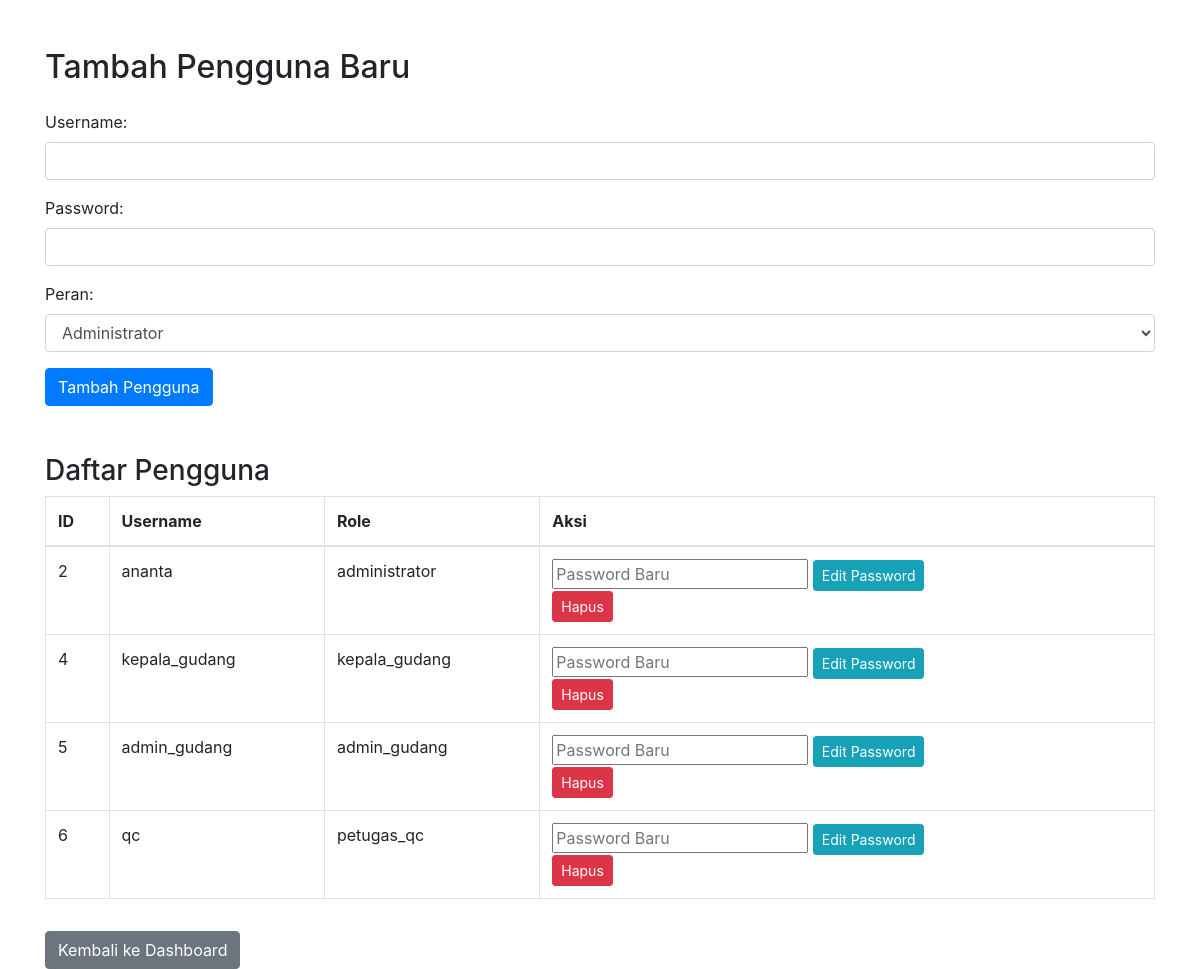
The page /add_user.php (signed in) on the database its author committed.
### tables this page shows
CREATE TABLE `users` (
  `id` int(11) NOT NULL,
  `username` varchar(50) NOT NULL,
  `password` varchar(255) NOT NULL,
  `role` enum('administrator','kepala_gudang','petugas_qc','admin_gudang') DEFAULT NULL,
  `izin_akses` text DEFAULT NULL
);

### add_user.php (the view, shortened to what this page needs)
<?php
require 'belanja/db.php';
$query = $pdo->query("SELECT * FROM users");
$users = $query->fetchAll();
?>
<!DOCTYPE html>
<html>
<head>
    <link rel="stylesheet" href="https://stackpath.bootstrapcdn.com/bootstrap/4.3.1/css/bootstrap.min.css">
</head>
<body>
    <div class="container mt-5">
        <h2 class="mb-4">Tambah Pengguna Baru</h2>
        <form method="POST" action="">
            <div class="form-group">
                <label for="username">Username:</label>
                <input type="text" class="form-control" name="username" required>
            </div>
            <div class="form-group">
                <label for="password">Password:</label>
                <input type="password" class="form-control" name="password" required>
            </div>
            <div class="form-group">
                <label for="role">Peran:</label>
                <select class="form-control" name="role">
                    <option value="administrator">Administrator</option>
                </select>
            </div>
            <button type="submit" class="btn btn-primary">Tambah Pengguna</button>
        </form>
        <h3 class="mt-5">Daftar Pengguna</h3>
        <table class="table table-bordered">
            <thead>
                <tr>
                    <th>ID</th>
                    <th>Username</th>
                    <th>Role</th>
                    <th>Aksi</th>
                </tr>
            </thead>
            <tbody>
                <?php foreach ($users as $user) { ?>
                <tr>
                    <td><?php echo $user['id']; ?></td>
                    <td><?php echo $user['username']; ?></td>
                    <td><?php echo $user['role']; ?></td>
                    <td>
                        <form method="POST" action="">
                            <input type="text" name="new_password" placeholder="Password Baru">
                            <button type="submit" name="update_password" value="<?php echo $user['id']; ?>" class="btn btn-info btn-sm">Edit Password</button>
                        </form>
                        <a href="add_user.php?delete_user=<?php echo $user['id']; ?>" class="btn btn-danger btn-sm">Hapus</a>
                    </td>
                </tr>
                <?php } ?>
            </tbody>
        </table>
        <a href="index.html" class="btn btn-secondary mt-3">Kembali ke Dashboard</a>
    </div>
</body>
</html>

### rows shown on the page
users: id "2", username "ananta", role "administrator"
users: id "4", username "kepala_gudang", role "kepala_gudang"
users: id "5", username "admin_gudang", role "admin_gudang"
users: id "6", username "qc", role "petugas_qc"
